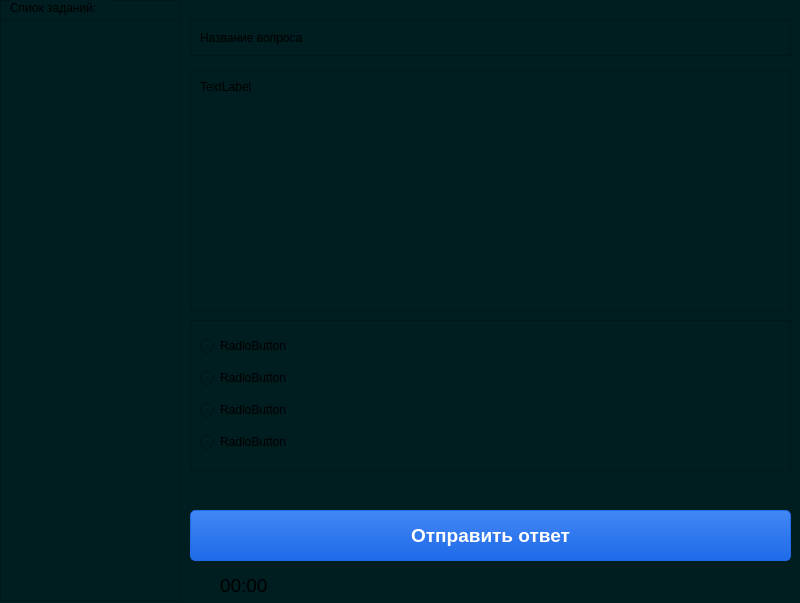
<?xml version="1.0" encoding="UTF-8"?>
<ui version="4.0">
 <class>MainWindow</class>
 <widget class="QMainWindow" name="MainWindow">
  <property name="geometry">
   <rect>
    <x>0</x>
    <y>0</y>
    <width>800</width>
    <height>603</height>
   </rect>
  </property>
  <property name="sizePolicy">
   <sizepolicy hsizetype="Fixed" vsizetype="Fixed">
    <horstretch>0</horstretch>
    <verstretch>0</verstretch>
   </sizepolicy>
  </property>
  <property name="focusPolicy">
   <enum>Qt::FocusPolicy::StrongFocus</enum>
  </property>
  <property name="contextMenuPolicy">
   <enum>Qt::ContextMenuPolicy::NoContextMenu</enum>
  </property>
  <property name="windowTitle">
   <string>Examer</string>
  </property>
  <property name="styleSheet">
   <string notr="true">background-color: rgb(0, 29, 31)</string>
  </property>
  <widget class="QWidget" name="centralwidget">
   <widget class="QFrame" name="Tabel_Frame">
    <property name="geometry">
     <rect>
      <x>0</x>
      <y>0</y>
      <width>181</width>
      <height>601</height>
     </rect>
    </property>
    <property name="frameShape">
     <enum>QFrame::Shape::StyledPanel</enum>
    </property>
    <property name="frameShadow">
     <enum>QFrame::Shadow::Raised</enum>
    </property>
    <widget class="QTableView" name="tableView">
     <property name="geometry">
      <rect>
       <x>0</x>
       <y>20</y>
       <width>181</width>
       <height>581</height>
      </rect>
     </property>
    </widget>
    <widget class="QLabel" name="TableName_Label">
     <property name="geometry">
      <rect>
       <x>10</x>
       <y>0</y>
       <width>101</width>
       <height>16</height>
      </rect>
     </property>
     <property name="text">
      <string>Спиок заданий:</string>
     </property>
    </widget>
   </widget>
   <widget class="QFrame" name="QuestionFrame">
    <property name="geometry">
     <rect>
      <x>190</x>
      <y>70</y>
      <width>601</width>
      <height>241</height>
     </rect>
    </property>
    <property name="frameShape">
     <enum>QFrame::Shape::StyledPanel</enum>
    </property>
    <property name="frameShadow">
     <enum>QFrame::Shadow::Raised</enum>
    </property>
    <widget class="QLabel" name="QuestionText_Label">
     <property name="geometry">
      <rect>
       <x>10</x>
       <y>10</y>
       <width>581</width>
       <height>221</height>
      </rect>
     </property>
     <property name="text">
      <string>TextLabel</string>
     </property>
     <property name="textFormat">
      <enum>Qt::TextFormat::RichText</enum>
     </property>
     <property name="scaledContents">
      <bool>false</bool>
     </property>
     <property name="alignment">
      <set>Qt::AlignmentFlag::AlignLeading|Qt::AlignmentFlag::AlignLeft|Qt::AlignmentFlag::AlignTop</set>
     </property>
    </widget>
   </widget>
   <widget class="QFrame" name="QuestionName_Frame">
    <property name="enabled">
     <bool>true</bool>
    </property>
    <property name="geometry">
     <rect>
      <x>190</x>
      <y>20</y>
      <width>601</width>
      <height>36</height>
     </rect>
    </property>
    <property name="frameShape">
     <enum>QFrame::Shape::StyledPanel</enum>
    </property>
    <property name="frameShadow">
     <enum>QFrame::Shadow::Raised</enum>
    </property>
    <layout class="QVBoxLayout" name="verticalLayout">
     <item>
      <widget class="QLabel" name="QuestionName_label">
       <property name="text">
        <string>Название вопроса</string>
       </property>
      </widget>
     </item>
    </layout>
   </widget>
   <widget class="QFrame" name="TextInput_Frame">
    <property name="enabled">
     <bool>true</bool>
    </property>
    <property name="geometry">
     <rect>
      <x>190</x>
      <y>320</y>
      <width>601</width>
      <height>81</height>
     </rect>
    </property>
    <property name="frameShape">
     <enum>QFrame::Shape::StyledPanel</enum>
    </property>
    <property name="frameShadow">
     <enum>QFrame::Shadow::Raised</enum>
    </property>
    <layout class="QGridLayout" name="gridLayout">
     <item row="0" column="0" colspan="2">
      <widget class="QLineEdit" name="TIF_Edit">
       <property name="text">
        <string/>
       </property>
      </widget>
     </item>
    </layout>
   </widget>
   <widget class="QLabel" name="TimerIcon_Label">
    <property name="geometry">
     <rect>
      <x>190</x>
      <y>570</y>
      <width>31</width>
      <height>31</height>
     </rect>
    </property>
    <property name="text">
     <string/>
    </property>
    <property name="pixmap">
     <pixmap resource="res.qrc">:/icons/icons/clock.png</pixmap>
    </property>
   </widget>
   <widget class="QLabel" name="Timer_Label">
    <property name="geometry">
     <rect>
      <x>220</x>
      <y>570</y>
      <width>91</width>
      <height>31</height>
     </rect>
    </property>
    <property name="text">
     <string>&lt;html&gt;&lt;head/&gt;&lt;body&gt;&lt;p&gt;&lt;span style=&quot; font-size:14pt;&quot;&gt;00:00&lt;/span&gt;&lt;/p&gt;&lt;/body&gt;&lt;/html&gt;</string>
    </property>
   </widget>
   <widget class="QFrame" name="CheckBox_Frame">
    <property name="geometry">
     <rect>
      <x>190</x>
      <y>320</y>
      <width>601</width>
      <height>151</height>
     </rect>
    </property>
    <property name="frameShape">
     <enum>QFrame::Shape::StyledPanel</enum>
    </property>
    <property name="frameShadow">
     <enum>QFrame::Shadow::Raised</enum>
    </property>
    <layout class="QVBoxLayout" name="verticalLayout_2">
     <item>
      <widget class="QCheckBox" name="checkBox_1">
       <property name="text">
        <string>CheckBox</string>
       </property>
      </widget>
     </item>
     <item>
      <widget class="QCheckBox" name="checkBox_2">
       <property name="text">
        <string>CheckBox</string>
       </property>
      </widget>
     </item>
     <item>
      <widget class="QCheckBox" name="checkBox_3">
       <property name="text">
        <string>CheckBox</string>
       </property>
      </widget>
     </item>
     <item>
      <widget class="QCheckBox" name="checkBox_4">
       <property name="text">
        <string>CheckBox</string>
       </property>
      </widget>
     </item>
    </layout>
   </widget>
   <widget class="QFrame" name="RadioBox_Frame">
    <property name="geometry">
     <rect>
      <x>190</x>
      <y>320</y>
      <width>601</width>
      <height>151</height>
     </rect>
    </property>
    <property name="frameShape">
     <enum>QFrame::Shape::StyledPanel</enum>
    </property>
    <property name="frameShadow">
     <enum>QFrame::Shadow::Raised</enum>
    </property>
    <layout class="QVBoxLayout" name="verticalLayout_3">
     <item>
      <widget class="QRadioButton" name="radioButton_1">
       <property name="text">
        <string>RadioButton</string>
       </property>
      </widget>
     </item>
     <item>
      <widget class="QRadioButton" name="radioButton_2">
       <property name="text">
        <string>RadioButton</string>
       </property>
      </widget>
     </item>
     <item>
      <widget class="QRadioButton" name="radioButton_3">
       <property name="text">
        <string>RadioButton</string>
       </property>
      </widget>
     </item>
     <item>
      <widget class="QRadioButton" name="radioButton_4">
       <property name="text">
        <string>RadioButton</string>
       </property>
      </widget>
     </item>
    </layout>
   </widget>
   <widget class="QPushButton" name="EnterAnswer">
    <property name="geometry">
     <rect>
      <x>190</x>
      <y>510</y>
      <width>601</width>
      <height>51</height>
     </rect>
    </property>
    <property name="font">
     <font>
      <pointsize>14</pointsize>
      <bold>true</bold>
      <stylestrategy>PreferAntialias</stylestrategy>
     </font>
    </property>
    <property name="accessibleDescription">
     <string notr="true"/>
    </property>
    <property name="layoutDirection">
     <enum>Qt::LayoutDirection::LeftToRight</enum>
    </property>
    <property name="styleSheet">
     <string notr="true">QPushButton {
    /* Стиль обычного состояния */
    background-color: qlineargradient(x1:0, y1:0, x2:0, y2:1, stop:0 #4287f5, stop:1 #1e6ae8);
    border: 1px solid #1e6ae8;
    color: white;
    border-radius: 5px;
    padding: 5px 10px;
}

QPushButton:hover {
    /* Стиль при наведении мыши */
    background-color: qlineargradient(x1:0, y1:0, x2:0, y2:1, stop:0 #63a3ff, stop:1 #4287f5);
    border: 1px solid #4287f5;
}

QPushButton:pressed {
    /* Стиль при нажатии */
    background-color: qlineargradient(x1:0, y1:0, x2:0, y2:1, stop:0 #333333, stop:1 #555555);
    border: 1px solid #333333;
}</string>
    </property>
    <property name="text">
     <string>Отправить ответ</string>
    </property>
    <property name="autoDefault">
     <bool>false</bool>
    </property>
    <property name="flat">
     <bool>true</bool>
    </property>
   </widget>
  </widget>
 </widget>
 <resources>
  <include location="res.qrc"/>
 </resources>
 <connections/>
</ui>
